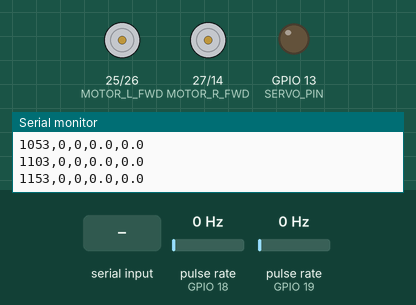
Recording of a sketch running on a simulated ESP32. Shown: motor-driver pin pairs drawn as motors (green arrow = first pin HIGH = forward, orange = second pin HIGH = backward, longer = more drive), output pins drawn as LEDs (lit = HIGH), the last lines printed to the serial monitor. Wiring (inferred from the names in the program): 2 × pulse sensor: data GPIO 18 / data GPIO 19. Inputs (shaded band) come from the test bench; at power-on: pulse rate (sensors on GPIO 18, GPIO 19) 0 Hz.

Above: at 1.2 s.
1.3 s: "M,90\n" received over Serial
At 2.3 s:
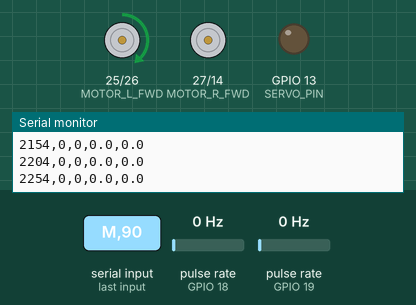
2.8 s: "M,,45\n" received over Serial
At 3.5 s:
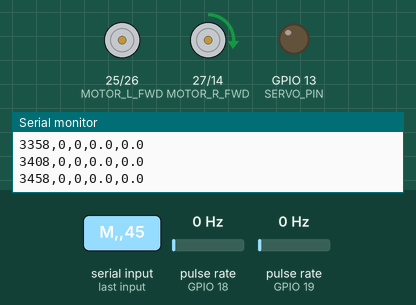
Timing chart, 0 to 5.8 s (numbered marks = the images above; inputs shaded):
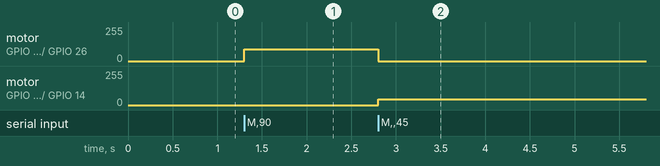

The sketch:

robot_base.ino
```cpp
/*
 * EchoMap: robot base controller for ESP32
 *
 * Streams odometry CSV at 20 Hz:
 *   timestamp_ms,left_ticks,right_ticks,heading_deg,servo_deg
 *
 * Hardware:
 *   L298N motor driver -> GPIO 25,26 (left) / 27,14 (right)
 *   Wheel encoders     -> GPIO 18 (left) / 19 (right) with interrupts
 *   MPU-6050 IMU       -> I2C SDA=21, SCL=22
 *   SG90 servo (pan)   -> GPIO 13
 */

#define USE_WIFI 0

#include <Wire.h>

#if USE_WIFI
#include <WiFi.h>
#include <WiFiUdp.h>
const char *WIFI_SSID = "YOUR_SSID";
const char *WIFI_PASS = "YOUR_PASSWORD";
const uint16_t UDP_PORT = 5006;
const char *UDP_HOST = "192.168.1.100";
WiFiUDP udp;
#endif

// Motor pins (L298N)
static const int MOTOR_L_FWD = 25;
static const int MOTOR_L_BWD = 26;
static const int MOTOR_R_FWD = 27;
static const int MOTOR_R_BWD = 14;

// Encoder pins
static const int ENC_L_PIN = 18;
static const int ENC_R_PIN = 19;

// Servo
static const int SERVO_PIN = 13;
static const int SERVO_MIN_US = 500;
static const int SERVO_MAX_US = 2400;

// IMU (MPU-6050)
static const int IMU_SDA = 21;
static const int IMU_SCL = 22;

static const int TICKS_PER_REV = 20;
static const float WHEEL_DIAMETER_M = 0.065;
static const float WHEEL_BASE_M = 0.14;

volatile long leftTicks = 0;
volatile long rightTicks = 0;

float headingDeg = 0.0;
float servoDeg = 0.0;

unsigned long lastOdometryMs = 0;
static const unsigned long ODOMETRY_INTERVAL_MS = 50; // 20 Hz

void IRAM_ATTR onLeftEncoder() {
  leftTicks += digitalRead(ENC_L_PIN) == digitalRead(ENC_R_PIN) ? 1 : -1;
}

void IRAM_ATTR onRightEncoder() {
  rightTicks += digitalRead(ENC_R_PIN) == digitalRead(ENC_L_PIN) ? 1 : -1;
}

void setupMotors() {
  pinMode(MOTOR_L_FWD, OUTPUT);
  pinMode(MOTOR_L_BWD, OUTPUT);
  pinMode(MOTOR_R_FWD, OUTPUT);
  pinMode(MOTOR_R_BWD, OUTPUT);
  digitalWrite(MOTOR_L_FWD, LOW);
  digitalWrite(MOTOR_L_BWD, LOW);
  digitalWrite(MOTOR_R_FWD, LOW);
  digitalWrite(MOTOR_R_BWD, LOW);
}

void setupEncoders() {
  pinMode(ENC_L_PIN, INPUT_PULLUP);
  pinMode(ENC_R_PIN, INPUT_PULLUP);
  attachInterrupt(digitalPinToInterrupt(ENC_L_PIN), onLeftEncoder, CHANGE);
  attachInterrupt(digitalPinToInterrupt(ENC_R_PIN), onRightEncoder, CHANGE);
}

void setupServo() {
  pinMode(SERVO_PIN, OUTPUT);
  setServoAngle(0.0);
}

void setServoAngle(float angleDeg) {
  angleDeg = constrain(angleDeg, -90.0, 90.0);
  servoDeg = angleDeg;
  float us = map((long)angleDeg, -90, 90, SERVO_MIN_US, SERVO_MAX_US);
  // Simple servo pulse (not using Servo library for pin flexibility)
  digitalWrite(SERVO_PIN, HIGH);
  delayMicroseconds((int)us);
  digitalWrite(SERVO_PIN, LOW);
  delayMicroseconds(20000 - (int)us);
}

void setMotorSpeed(int leftPct, int rightPct) {
  // Left motor
  if (leftPct >= 0) {
    analogWrite(MOTOR_L_FWD, leftPct);
    analogWrite(MOTOR_L_BWD, 0);
  } else {
    analogWrite(MOTOR_L_FWD, 0);
    analogWrite(MOTOR_L_BWD, -leftPct);
  }
  // Right motor
  if (rightPct >= 0) {
    analogWrite(MOTOR_R_FWD, rightPct);
    analogWrite(MOTOR_R_BWD, 0);
  } else {
    analogWrite(MOTOR_R_FWD, 0);
    analogWrite(MOTOR_R_BWD, -rightPct);
  }
}

void readImuHeading() {
  // Placeholder: read MPU-6050 gyro Z for heading integration
  // Full I2C driver to be added when IMU arrives
  // For now, heading is set externally or drifts slowly
}

void emitOdometryCsv(unsigned long timestampMs) {
  noInterrupts();
  long lt = leftTicks;
  long rt = rightTicks;
  interrupts();

  Serial.print(timestampMs);
  Serial.print(',');
  Serial.print(lt);
  Serial.print(',');
  Serial.print(rt);
  Serial.print(',');
  Serial.print(headingDeg, 1);
  Serial.print(',');
  Serial.println(servoDeg, 1);
}

#if USE_WIFI
void emitOdometryUdp(unsigned long timestampMs) {
  noInterrupts();
  long lt = leftTicks;
  long rt = rightTicks;
  interrupts();

  char line[64];
  int n = snprintf(line, sizeof(line), "%lu,%ld,%ld,%.1f,%.1f",
                   timestampMs, lt, rt, headingDeg, servoDeg);
  udp.beginPacket(UDP_HOST, UDP_PORT);
  udp.write((const uint8_t *)line, n);
  udp.endPacket();
}
#endif

void setup() {
  Serial.begin(115200);
  while (!Serial && millis() < 3000) {
    delay(10);
  }

  setupMotors();
  setupEncoders();
  setupServo();

  Wire.begin(IMU_SDA, IMU_SCL);

#if USE_WIFI
  WiFi.mode(WIFI_STA);
  WiFi.begin(WIFI_SSID, WIFI_PASS);
  while (WiFi.status() != WL_CONNECTED) {
    delay(500);
  }
  udp.begin(UDP_PORT);
  Serial.println("# wifi_connected");
#endif

  Serial.println("# echomap_v1");
  Serial.println("# format: timestamp_ms,left_ticks,right_ticks,heading_deg,servo_deg");
}

void loop() {
  unsigned long now = millis();

  readImuHeading();

  if (now - lastOdometryMs >= ODOMETRY_INTERVAL_MS) {
    lastOdometryMs = now;
    emitOdometryCsv(now);
#if USE_WIFI
    emitOdometryUdp(now);
#endif
  }

  // Serial command interface: "S,<angle>" to set servo, "M,<l>,<r>" for motors
  if (Serial.available()) {
    String cmd = Serial.readStringUntil('\n');
    cmd.trim();
    if (cmd.startsWith("S,")) {
      float angle = cmd.substring(2).toFloat();
      setServoAngle(angle);
    } else if (cmd.startsWith("M,")) {
      int comma = cmd.indexOf(',', 2);
      int left = cmd.substring(2, comma).toInt();
      int right = cmd.substring(comma + 1).toInt();
      setMotorSpeed(left, right);
    } else if (cmd == "STOP") {
      setMotorSpeed(0, 0);
    }
  }
}
```

Measured:
- after the input at 1.3 s, motor on GPIO 25 (MOTOR_L_FWD) / GPIO 26 (MOTOR_L_BWD): stopped → forward 90/255 at once
- after the input at 2.8 s, motor on GPIO 25 (MOTOR_L_FWD) / GPIO 26 (MOTOR_L_BWD): forward 90/255 → stopped at once; motor on GPIO 27 (MOTOR_R_FWD) / GPIO 14 (MOTOR_R_BWD): stopped → forward 45/255 at once
